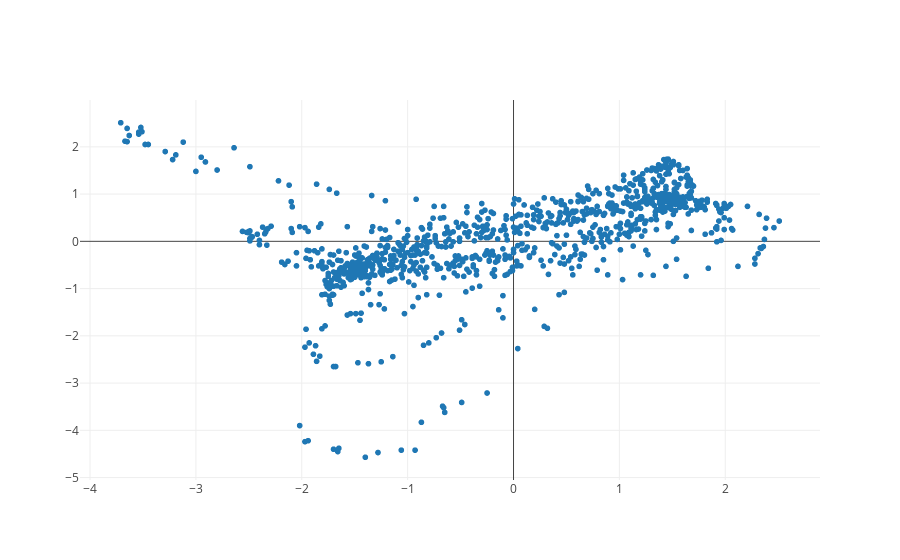

The notebook cell this image was saved under:
### Code cell
import plotly.graph_objs as go 

#plt.plot(m.ly, m.lz)
fig = go.FigureWidget(data=[dict(type="scattergl",x=list(m.ly), y=list(m.lz), mode="markers")])
from plotly.offline import iplot
iplot(fig)

### Figure 1 — Plotly figure (JSON) as saved in the notebook; plotly's stock layout.template omitted (floating-point values rounded to 4 significant figures; data arrays with more than 128 entries replaced by an {"elided": "..."} marker saying what was removed)
{"data": [{"mode": "markers", "type": "scattergl", "uid": "8b0ca0f2-6927-44ef-ae34-e6d6c9e3b736", "x": {"elided": "1000 float values"}, "y": {"elided": "1000 float values"}}], "layout": {}}
